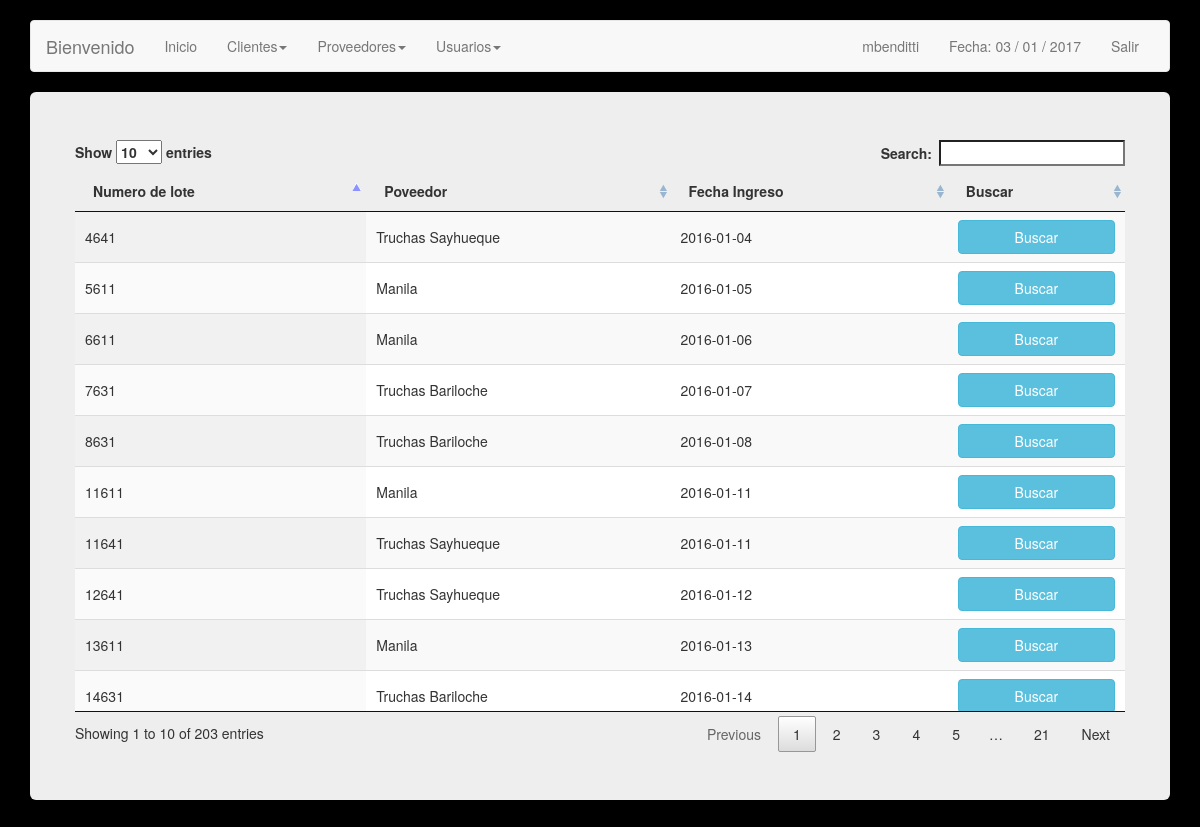
Page /lotes.php (signed in) on the committed database.
### tables this page shows
CREATE TABLE IF NOT EXISTS `lotes` (
  `id_lote` int(11) NOT NULL,
  `proveedor` int(11) NOT NULL,
  PRIMARY KEY (`id_lote`),
  KEY `proveedor` (`proveedor`)
);

CREATE TABLE IF NOT EXISTS `proveedores` (
  `idProveedor` int(11) NOT NULL AUTO_INCREMENT,
  `nombre` varchar(50) NOT NULL,
  `direccion` varchar(50) DEFAULT NULL,
  `telefono` varchar(30) DEFAULT NULL,
  `correo` varchar(50) NOT NULL,
  PRIMARY KEY (`idProveedor`)
);

CREATE TABLE IF NOT EXISTS `ingresos` (
  `idIngreso` int(11) NOT NULL AUTO_INCREMENT,
  `idLote` int(11) NOT NULL,
  `fecha` date NOT NULL,
  `cantidad` decimal(7,2) NOT NULL,
  PRIMARY KEY (`idIngreso`),
  KEY `idLote` (`idLote`)
);

### lotes.php (the view, shortened to what this page needs)
<?php
include('config.php');
$link = mysqli_connect ($dbhost, $dbusername, $dbuserpass);
mysqli_select_db($link,$dbname) or die('No se puede seleccionar la base de datos');
$query = mysqli_query($link,"SELECT * FROM lotes JOIN proveedores ON proveedor = idProveedor JOIN ingresos ON id_lote = idLote ORDER BY fecha DESC") or die(mysql_error());
?>
<!DOCTYPE html>
<html lang="en">
  <head>
    <link href="css/bootstrap.min.css" rel="stylesheet">
    <link href="css/bootstrap.css" rel="stylesheet">
		<link href="css/jquery.dataTables.min.css" rel="stylesheet">
  </head>
  <body>
    <br>
        <div class="container">
      <div class="navbar navbar-default" role="navigation">
        <div class="container-fluid">
          <div class="navbar-header">
            <a class="navbar-brand" href="#">Bienvenido </a>
          </div>
          <div class="navbar-collapse collapse">
            <ul class="nav navbar-nav">
              <li class=""><a href="inicio.php">Inicio</a></li>
              <li class="dropdown">
              	<a class="dropdown-toggle" data-toggle="dropdown" href="#">Clientes<span class="caret"></span></a>
              </li>
              <li class="dropdown">
              	<a class="dropdown-toggle" data-toggle="dropdown" href="#">Proveedores<span class="caret"></span></a>
              </li>
			  <?php
					if($_SESSION["permiso"] == 1) {
						?> <li class="dropdown">
              					<a class="dropdown-toggle" data-toggle="dropdown" href="#">Usuarios<span class="caret"></span></a>
              				</li><?php
					}
			  ?>
            </ul>
            <ul class="nav navbar-nav navbar-right">
               <li><a href=""> <?php echo $_SESSION["s_username"]; ?> </a></li>
              <li><a href="">Fecha:
              	<?php
              	echo date("d / m / Y");
              	?></a></li>
              <li><a href="cerrar.php">Salir</a></li>
            </ul>
          </div>
        </div>
      </div>
      <div class="jumbotron">
        <div class="row">
                <table id="example" class="display" cellspacing="0" width="100%">
                	<thead>
                    	<th> Numero de lote </th>
                        <th> Poveedor </th>
            						<th> Fecha Ingreso </th>
            						<th> Buscar </th>
                    </thead>
                    <tbody>
                    	<?php while($lotes = mysqli_fetch_array($query)){ ?>
                        <tr class="success">
                            <td> <?php echo $lotes['id_lote']; ?> </td>
                            <td> <?php echo $lotes['nombre']; ?> </td>
                            <td> <?php echo $lotes['fecha']; ?> </td>
							<td>  <a href="seguimiento_lote.php?idLote=<?php echo $lotes['idLote'];?>" role="button"  class="btn btn-info btn-primary btn-block"> Buscar </a></td>
                        </tr>
                        <?php } ?>
                    </tbody>
				</table>
</div>
      </div>
    </div>
  </body>
</html>

### lotes.php (style rules this page uses)
body { background: #000; }

### rows in the picture
lotes: id_lote "14631", proveedor.nombre "Truchas Bariloche", ingresos.fecha "2016-01-14"
lotes: id_lote "13611", proveedor.nombre "Manila", ingresos.fecha "2016-01-13"
lotes: id_lote "12641", proveedor.nombre "Truchas Sayhueque", ingresos.fecha "2016-01-12"
lotes: id_lote "11611", proveedor.nombre "Manila", ingresos.fecha "2016-01-11"
lotes: id_lote "11641", proveedor.nombre "Truchas Sayhueque", ingresos.fecha "2016-01-11"
lotes: id_lote "8631", proveedor.nombre "Truchas Bariloche", ingresos.fecha "2016-01-08"
lotes: id_lote "7631", proveedor.nombre "Truchas Bariloche", ingresos.fecha "2016-01-07"
lotes: id_lote "6611", proveedor.nombre "Manila", ingresos.fecha "2016-01-06"
lotes: id_lote "5611", proveedor.nombre "Manila", ingresos.fecha "2016-01-05"
lotes: id_lote "4641", proveedor.nombre "Truchas Sayhueque", ingresos.fecha "2016-01-04"

### other values in the picture
$_SESSION["s_username"] "mbenditti"
